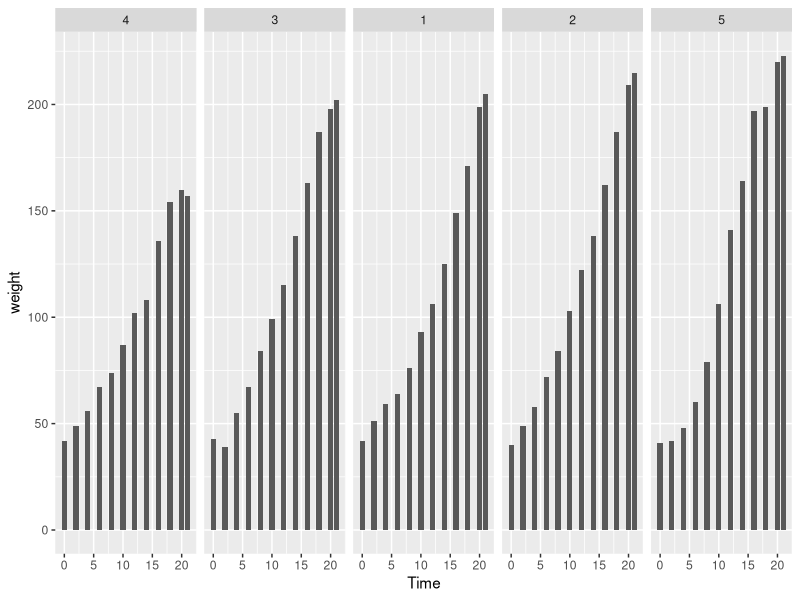
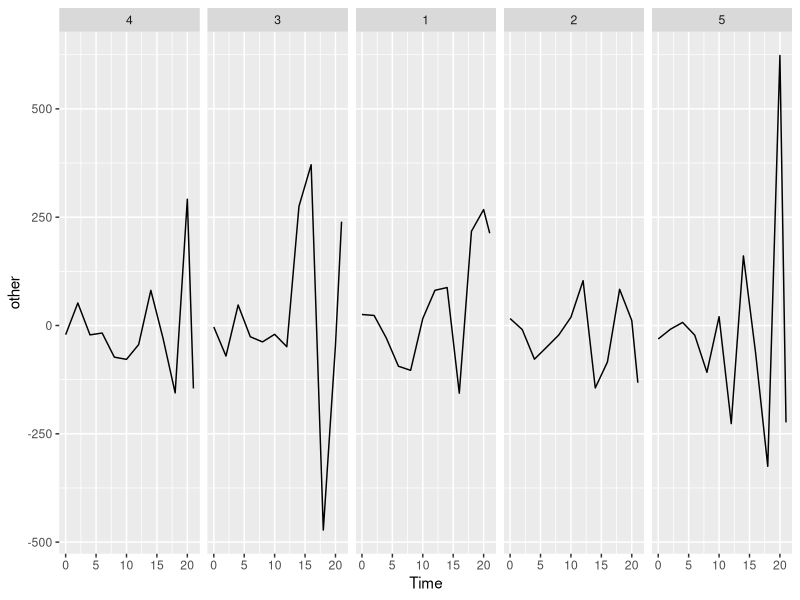

Write R code to recreate these figures, in order. (Note: this script raises an error after producing the figures.)


library(dplyr)
library(ggplot2)

chw <- ChickWeight
chw.sel <- chw %>% filter(Chick=="1"|Chick=="2"|Chick=="3"|Chick=="4"|Chick=="5")
multi <- rnorm(length(chw.sel$weight),0,1)
chw.sel <- chw.sel %>% mutate(other=weight*multi)

ggplot(chw.sel, aes(x=Time, y=weight))+geom_bar(stat="identity")+
  facet_grid(.~Chick)

ggplot(chw.sel, aes(x=Time, y=other))+geom_line()+
  facet_grid(.~Chick)

chw.sel$Chick 
ch <- as.character(chw.sel$Chick)
distinct(ch)

ch <- chw.sel %>% group_by(Chick) %>% summarize(wt=sum(weight)) %>% select(Chick)
chl <- as.list(ch)
chl

unique(chw.sel$Chick)
unique(chw.sel$Chick)[3]
